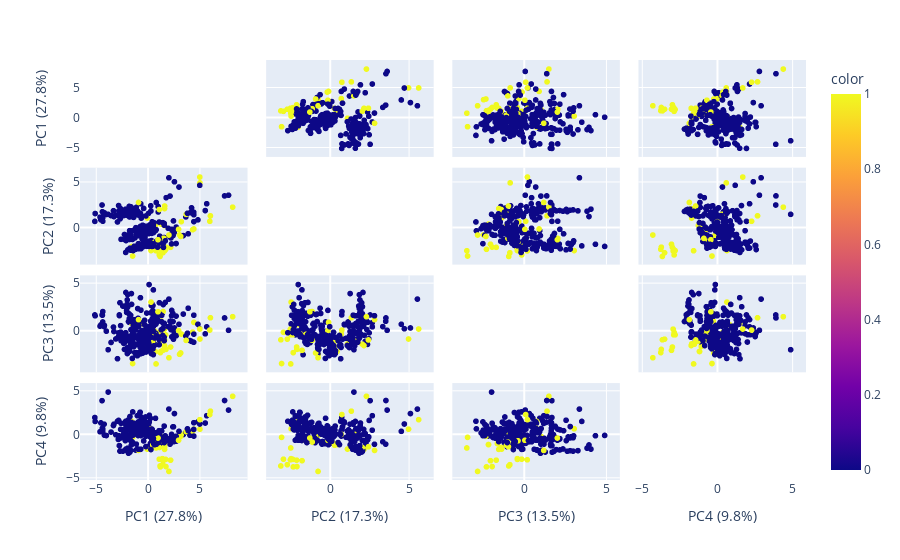

Write notebook code for a chart like this one.
### Markdown cell above
This time, we start to get a perception that there is some kind of border between each type of loan, which is easier to see in 3D plots. As for the explained variance, it's a metric that evaluates the usefulness of Principal Components. 58.60% is ok, in this case. The next part of the process was to take a step back and check if the combination of 2 Principal Components could give us some more information on how loans were distributed according to each type. Therefore, we created a grid that combined several Principal Components.

### Code cell
[X_train, y_train] = read_clustering_data()

n_components = 4
pca = PCA(n_components)
pipeline = Pipeline([('scaler', StandardScaler()), ('pca', pca)])
components = pipeline.fit_transform(X_train)
labels = {
    str(i): f"PC{i+1} ({var:.1f}%)"
    for i, var in enumerate(pca.explained_variance_ratio_ * 100)
}

fig = px.scatter_matrix(
    components,
    labels=labels,
    dimensions=range(n_components),
    color=y_train
)
fig.update_traces(diagonal_visible=False)
fig.show()

### Figure 1 — Plotly figure (JSON) as saved in the notebook; plotly's stock layout.template omitted (floating-point values rounded to 4 significant figures; data arrays with more than 128 entries replaced by an {"elided": "..."} marker saying what was removed)
{"data": [{"diagonal": {"visible": false}, "dimensions": [{"axis": {"matches": true}, "label": "PC1 (27.8%)", "values": {"elided": "316 float values"}}, {"axis": {"matches": true}, "label": "PC2 (17.3%)", "values": {"elided": "316 float values"}}, {"axis": {"matches": true}, "label": "PC3 (13.5%)", "values": {"elided": "316 float values"}}, {"axis": {"matches": true}, "label": "PC4 (9.8%)", "values": {"elided": "316 float values"}}], "hovertemplate": "%{xaxis.title.text}=%{x}<br>%{yaxis.title.text}=%{y}<br>color=%{marker.color}<extra></extra>", "legendgroup": "", "marker": {"color": {"elided": "316 int values"}, "coloraxis": "coloraxis", "symbol": "circle"}, "name": "", "showlegend": false, "type": "splom"}], "layout": {"coloraxis": {"colorbar": {"title": {"text": "color"}}, "colorscale": [[0, "#0d0887"], [0.1111, "#46039f"], [0.2222, "#7201a8"], [0.3333, "#9c179e"], [0.4444, "#bd3786"], [0.5556, "#d8576b"], [0.6667, "#ed7953"], [0.7778, "#fb9f3a"], [0.8889, "#fdca26"], [1, "#f0f921"]]}, "dragmode": "select", "legend": {"tracegroupgap": 0}, "margin": {"t": 60}}}
